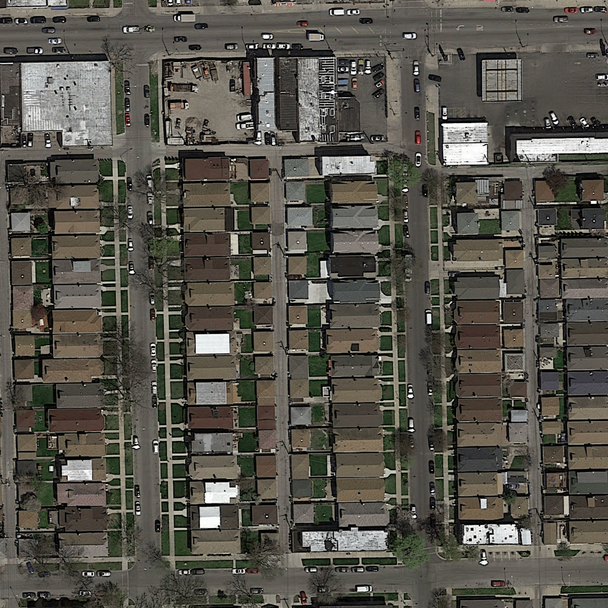
#> input picture test_set_images/test_1/test_1.png, 608 x 608 px
$ python -i data_process.py   (imports and definitions only)   (older library calls are emulated)
#> lines starting #> are read from the running program, lines starting #| are printed output that depends on the picture
import os
import matplotlib.image as mpimg
import numpy as np
from PIL import Image,ImageOps
import matplotlib.pyplot as plt
import cv2
import torchvision.transforms as transforms
import argparse
import random
import skimage
from skimage import transform
# flip
def H_flip(img):
    img = img.transpose(Image.FLIP_LEFT_RIGHT)
    return img

def V_flip(img):
    img = img.transpose(Image.FLIP_TOP_BOTTOM)
    return img

# rotate
# [42 lines left out: functions RandomRotate, scale, zoom_in, zoom_out, not called in this run]

def color(image_filename):
#> called with image_filename = 'test_set_images/test_1/test_1.png'
    img = cv2.imread(image_filename)
#> img is the input picture: shape (608, 608, 3); mean B, G, R 76, 84.3, 86.9
    h, s, v = cv2.split(img)
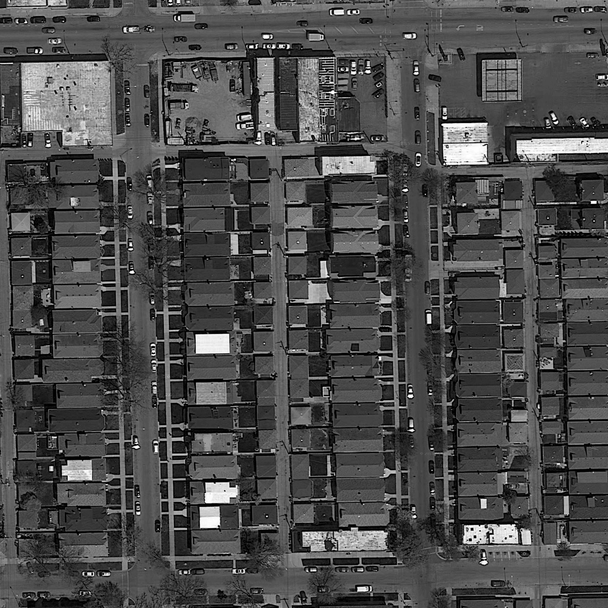
#> h: shape (608, 608); min 0, max 255, mean 76
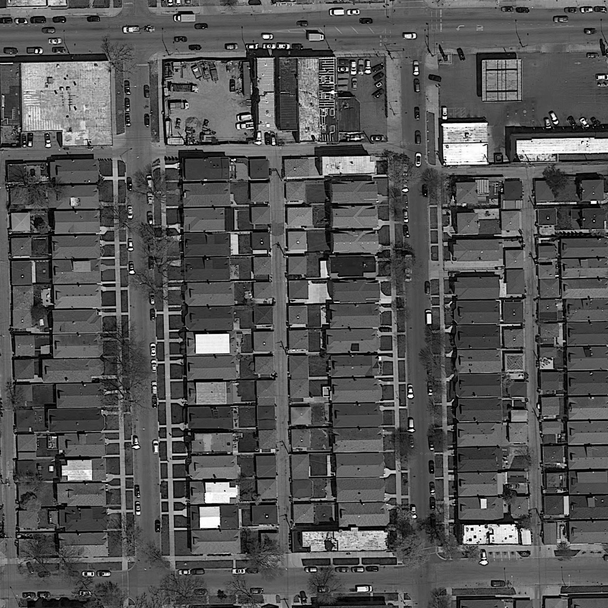
#> s: shape (608, 608); min 0, max 255, mean 84.3
    v1 = np.clip(cv2.add(1 * v, 30), 0, 255)
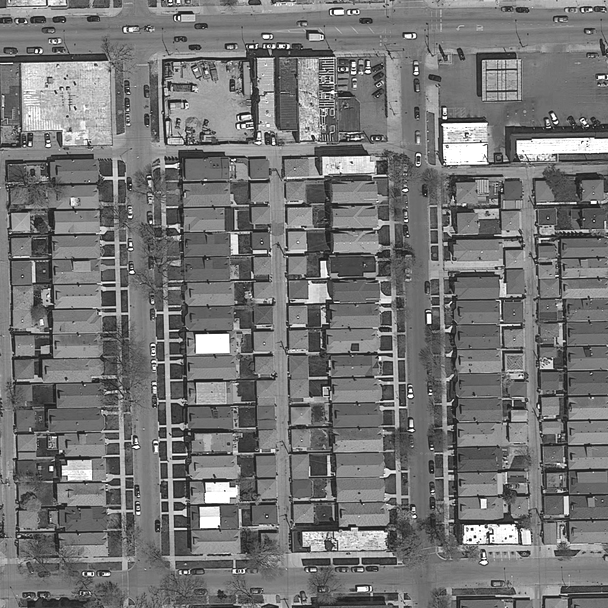
#> v1: shape (608, 608); min 30, max 255, mean 116.8
    v2 = np.clip(cv2.add(2 * v, 20), 0, 255)
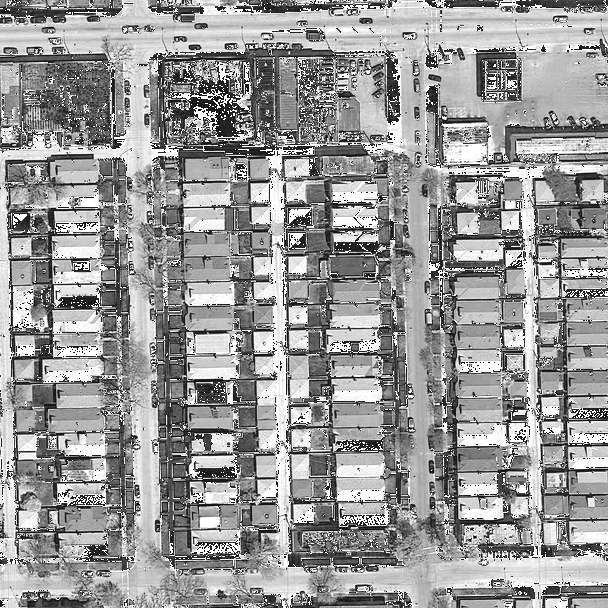
#> v2: shape (608, 608); min 20, max 255, mean 153.6

    img1 = np.uint8(cv2.merge((h, s, v1)))
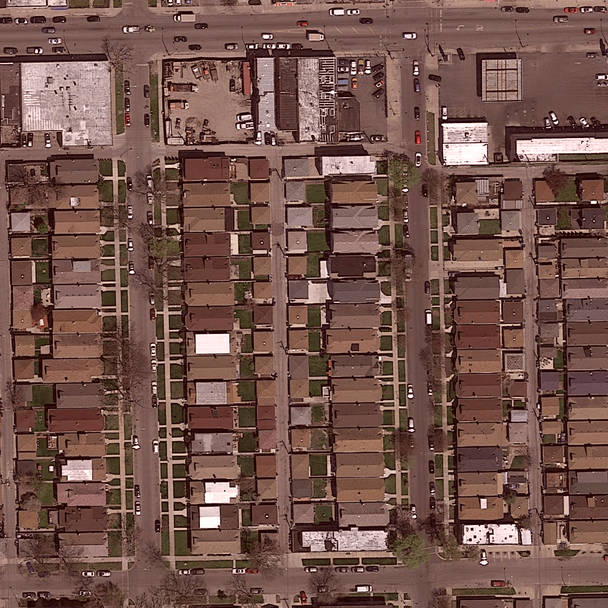
#> img1: shape (608, 608, 3); mean B, G, R 76, 84.3, 116.8
    img_bri = cv2.cvtColor(img1, cv2.COLOR_HSV2BGR)
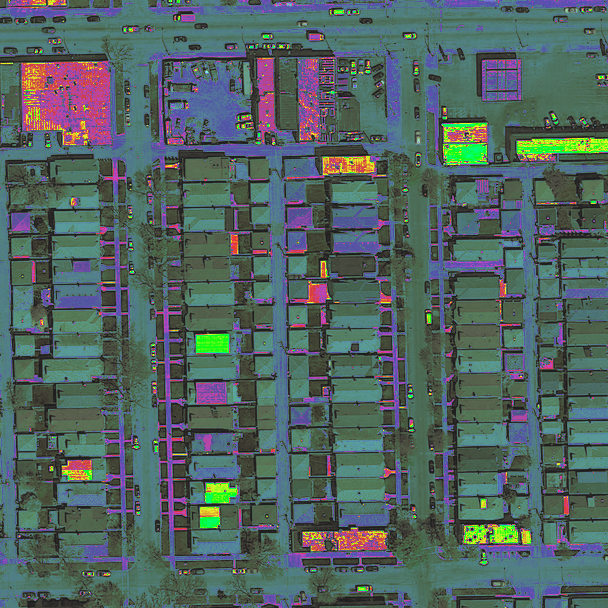
#> img_bri: shape (608, 608, 3); mean B, G, R 98.2, 100.2, 82.1

    return img_bri


# [58 lines left out: functions sharpen, data_processing, not called in this run]


>>> result = color('test_set_images/test_1/test_1.png')
